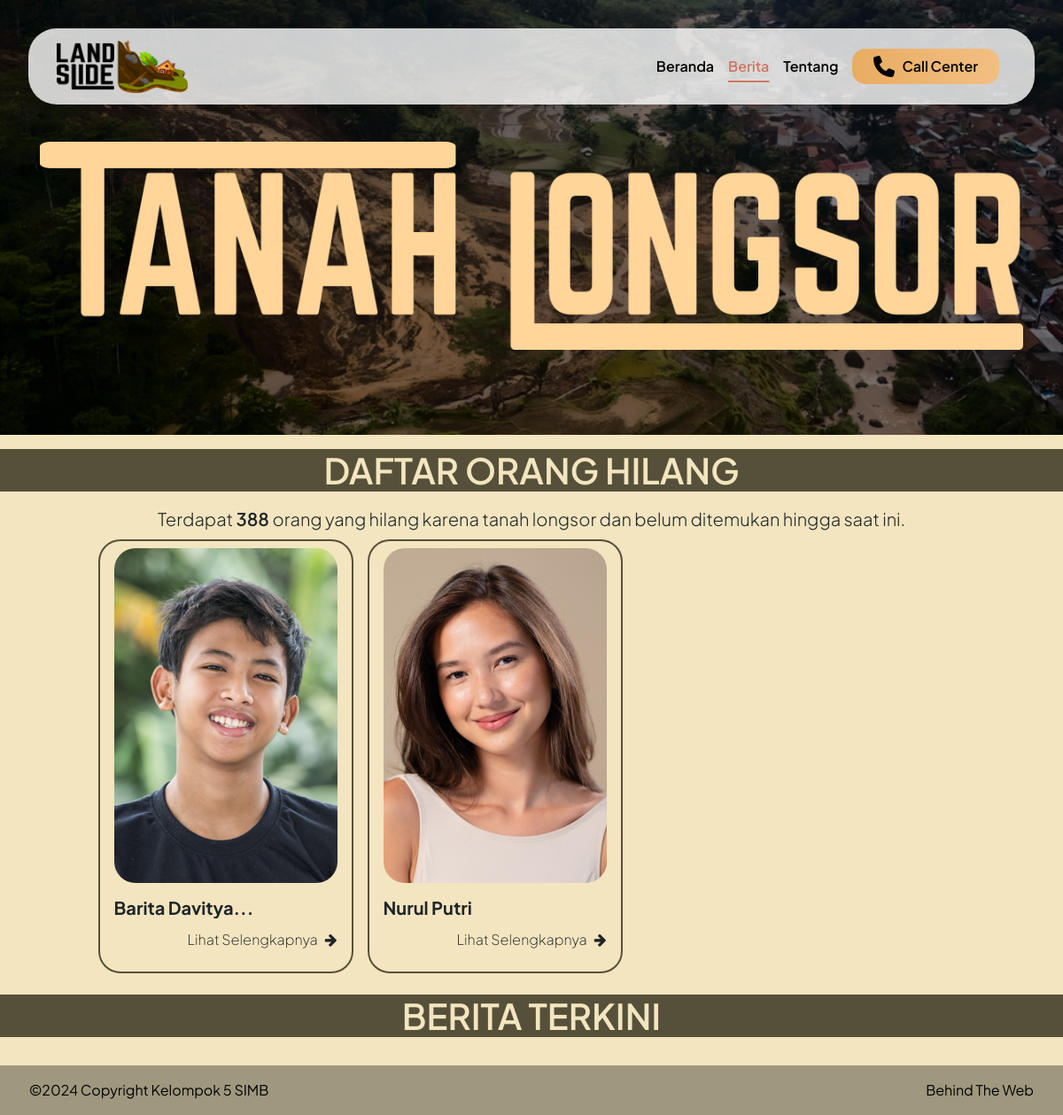
Page /berita.php on the committed database.
### tables this page shows
CREATE TABLE `statistik` (
  `id` int(11) NOT NULL,
  `jenis` enum('Korban','Kerusakan') NOT NULL,
  `label` varchar(255) NOT NULL,
  `banyak` int(11) NOT NULL
);

CREATE TABLE `oranghilang` (
  `id` int(11) NOT NULL,
  `nama` text NOT NULL,
  `usia` int(11) NOT NULL,
  `img` text NOT NULL,
  `sejak` date NOT NULL,
  `status` enum('Masih Dalam Pencarian','Sudah Ditemukan') NOT NULL
);

### berita.php (the view, shortened to what this page needs)
<!DOCTYPE html>
<html lang="en">
<head>
    <link rel="stylesheet" href="https://cdn.jsdelivr.net/npm/bootstrap@4.0.0/dist/css/bootstrap.min.css"
 />
    <link rel="stylesheet" href="./assets/css/landingLayout.css" />
    <link rel="stylesheet" href="./assets/css/berita.css" />
    <link rel="stylesheet" href="https://cdnjs.cloudflare.com/ajax/libs/font-awesome/4.7.0/css/font-awesome.min.css">
</head>
<body style="
  font-family: 'Plus Jakarta Sans', sans-serif;
  background-color: #F2E5BF;
  overflow-x:hidden;">
    <nav class="navbar navbar-expand-lg navbar-light custom-navbar">
        <a class="navbar-brand" href="#">
            <img src="assets/image/logo.png" height="60" alt="Logo" />
        </a>
        <div class="collapse navbar-collapse" id="navbarSupportedContent">
            <ul class="navbar-nav ml-auto">
                <li class="nav-item" style="align-content: center;">
                    <a class="nav-link " href="index.php" style="color:black">Beranda</a>
                </li>
                <li class="nav-item" style="align-content: center;">
                    <a class="nav-link active" href="berita.php" style="color: #CB6040;">Berita</a>
                </li>
                <li class="nav-item" style="align-content: center;">
                    <a class="nav-link" href="tentang.php" style="color: black;">Tentang</a>
                </li>
                <li class="nav-item">
                    <a class="nav-link" href="#">
                        <div class="call-center-button">
                            <p>Call Center</p>
                        </div>
                    </a>
                </li>
            </ul>
        </div>
    </nav>
    <section style="background-image: url(./assets/image/short-banner.png); background-size: cover;">
        <div class="container text-center" style="padding-top: 3rem; padding-bottom: 6rem;">
            <div class="banner-content">
                <img src="assets/image/tittle.png" class="img-fluid" alt="Title Image" style="margin-top: 7rem;">
            </div>
        </div>
    </section>
    <section>
        <h1 class="featurette-heading text-center"
            style="font-weight: 600;margin: 1rem 0rem;background-color: #56503a;color: #F2E5BF;">DAFTAR ORANG HILANG
        </h1>
        <p class="lead" style="margin: 0rem 2rem;text-align:center;">
            <?php
                        include ("dashboard/connect.php");
                        $sql7 = "SELECT banyak FROM statistik WHERE label='Hilang'";
                        $q4 = mysqli_query($koneksi, $sql7);
                        while ($data = mysqli_fetch_array($q4)) {
                        ?>
            Terdapat <span style="font-weight:600"><?=$data['banyak'];?> </span>orang yang hilang karena tanah longsor
            dan belum ditemukan hingga saat ini.
            <?php } ?>
        </p>
        <div class="row">
            <div class="col-1"></div>
            <div class="col-10 d-flex flex-wrap">
                <?php
                        include ("dashboard/connect.php");
                        $sql1 = "SELECT id, nama, usia, img, sejak, status FROM oranghilang WHERE status='Masih Dalam Pencarian'";
                        $q2 = mysqli_query($koneksi, $sql1);
                        while ($data = mysqli_fetch_array($q2)) {
                        ?>
                <div>
                    <div class="card" style="width: 18rem;">
                        <img class="card-img-top" src="assets/image/hilang/<?= $data['img'] ?>"
                            alt="<?= $data['nama'] ?>" style="border-radius: 1.5rem;">
                        <div style="margin:1rem 0rem;">
                            <h5 class="card-title" id="myText" style="font-weight:700;"><?= $data['nama'] ?></h5>
                            <div class="text-right">
                                <a href="#" data-toggle="modal" data-target="#<?= $data['id'] ?>" target="blank_"
                                    style="color:#18151f; font-weight:200;">Lihat
                                    Selengkapnya</a><i class="fa fa-arrow-right ml-2"></i>
                            </div>
                        </div>
                    </div>
                </div>
                <?php } ?>
            </div>
        </div>
    </section>
    <section class="light">
        <h1 class="featurette-heading text-center"
            style="font-weight: 600;margin: 1rem 0rem;background-color: #56503a;color: #F2E5BF;">BERITA TERKINI</h1>
        <div class="container py-2">
        </div>
    </section>
    <section style="background-color: #a7a086;">
        <footer class="bg-body-tertiary">
            <div class="row">
                <div class="col-6 py-3 pl-5" style="background-color: rgba(0, 0, 0, 0.05);">
                    <a class="text-body" href="copyright.php" style="color: black;">©2024 Copyright Kelompok 5 SIMB</a>
                </div>
                <div class="col-6 py-3 pr-5" style="background-color: rgba(0, 0, 0, 0.05); text-align: right;">
                    <a class="text-body" href="behind.php" style="color: black;">Behind The Web</a>
                </div>
            </div>
        </footer>
    </section>
</body>
</html>

### assets/css/landingLayout.css (style rules this page uses)
.custom-navbar { margin: 2rem; position: fixed; background-color: rgba(255, 255, 255, 0.8); width: -webkit-fill-available; border-radius: 32px; padding: 0.5rem 2rem; z-index: 1030; box-shadow: 0 4px 6px rgba(0, 0, 0, 0.1); }
.custom-navbar .nav-link { color: black; font-weight: 600; transition: color 0.3s ease; }
.custom-navbar .nav-link.active { color: #cb6040; text-decoration: underline; text-decoration-thickness: 0.1rem; text-underline-offset: 0.65rem; }
.custom-navbar .call-center-button { background: linear-gradient(to right, #e9ac62, #fbd2a1); background-size: 200% 100%; background-position: left; color: black; font-weight: 600; padding: 0.5rem 1.5rem; border-radius: 15px; display: flex; align-items: center; transition: background-position 0.3s ease; }
.custom-navbar .call-center-button p { margin: 0 0 0 0.5rem; }
.banner-content { position: relative; z-index: 2; top: 50%; }
.navbar-nav .nav-link { color: black !important; font-weight: 600; transition: color 0.3s ease; }
.navbar-nav .nav-link.active, .navbar-nav .nav-link:hover { color: rgba(203, 96, 64, 0.8) !important; }
.banner-content { position: relative; z-index: 2; text-align: center; }
.banner-content img { max-width: 100%; height: auto; }

### assets/css/berita.css (style rules this page uses)
.card { padding: 0.5rem 1rem; margin: 0.5rem; font-weight: 600; background-color: transparent; border-color: #56503a; border-width: 0.15rem; border-radius: 25px; cursor: pointer; }
a, a:hover { text-decoration: none; transition: color 0.3s ease-in-out; }

### berita.php (style rules this page uses)
#myText { white-space: nowrap; overflow: hidden; text-overflow: ellipsis; }
a, a:hover { text-decoration: none; transition: color 0.3s ease-in-out; }

### rows in the picture
statistik: banyak "388"
oranghilang: img (picture)
oranghilang: img (picture), nama "Nurul Putri"
